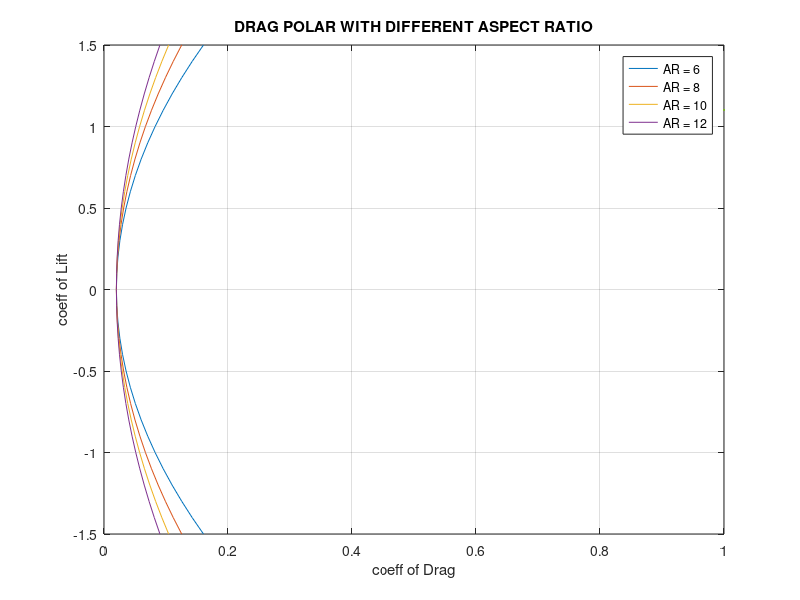

Reproduce this figure in MATLAB. (Note: this script raises an error after producing the figure.)
% Drag polar ploting for different AR for conceptual design
% SAHILKOKATE
clc
clear
close all

%%
AR = 6:2:12;
CD0 = 0.02;
e = 0.85;
k = 1./(pi*AR*e);
CL = -1.5:0.1:1.5;
for i = 1:length(AR)
    k(i) = 1./(pi*AR(i)*e);
    CD(i,:) = CD0 + k(i) * CL.^2;
    CL_opt(i,:) = sqrt(CD0./k(i));  % optimim lift coeff.
    CD_opt(i,:) = CD0 + k(i) *CL_opt(i).^2;
    LD(i,:) = 1/(2 * sqrt(CD0 *k(i)));
end


figure
plot(CD,CL,LineWidth=1.1)
title('DRAG POLAR WITH DIFFERENT ASPECT RATIO')
xlabel('coeff of Drag')
ylabel('coeff of Lift')
legend('AR = 6','AR = 8','AR = 10','AR = 12')
grid on
xline(0,'--')
yline(0,'--')
xline(CD0,'r--')
text(0.005,-0.15,'CD0')

%% Choice of AR curve

A = menu('Select the AR value','6','8','10','12');

    if A == 1
        k_new = 1./(pi*AR(1)*e);
        CD_new = CD0+k_new * CL.^2;

        figure
        plot(CD_new,CL,'k-',LineWidth=1.4)
        title('DRAG POLAR WITH ASPECT RATIO = 6')
        xlabel('coeff of Drag')
        ylabel('coeff of Lift')
        legend('AR = 6')
        grid on
        xline(0,'--')
        yline(0,'--')
        xline(CD0,'r--')
        text(0.005,-0.15,'CD0')
    end

    if A == 2
        k_new = 1./(pi*AR(2)*e);
        CD_new = CD0 + k_new * CL.^2;
        figure
        plot(CD_new,CL,'k-',LineWidth=1.4)
        title('DRAG POLAR WITH ASPECT RATIO = 8')
        xlabel('coeff of Drag')
        ylabel('coeff of Lift')
        legend('AR = 8')
        grid on
        xline(0,'--')
        yline(0,'--')
        xline(CD0,'r--')
        text(0.005,-0.15,'CD0')
    end

    if A == 3
        k_new = 1./(pi*AR(3)*e);
        CD_new = CD0 + k_new * CL.^2;
        figure
        plot(CD_new,CL,'k-',LineWidth=1.4)
        title('DRAG POLAR WITH ASPECT RATIO = 10')
        xlabel('coeff of Drag')
        ylabel('coeff of Lift')
        legend('AR = 10')
        grid on
        xline(0,'--')
        yline(0,'--')
        xline(CD0,'r--')
        text(0.005,-0.15,'CD0')
    end

    if A == 4
        k_new = 1./(pi*AR(4)*e);
        CD_new = CD0 + k_new * CL.^2;
        figure
        plot(CD_new,CL,'k-',LineWidth=1.4)
        title('DRAG POLAR WITH ASPECT RATIO = 12')
        xlabel('coeff of Drag')
        ylabel('coeff of Lift')
        legend('AR = 12')
        grid on
        xline(0,'--')
        yline(0,'--')
        xline(CD0,'r--')
        text(0.005,-0.15,'CD0')
    end

fprintf('CL Optimum for AR=6 is  : %f\n',CL_opt(1))
fprintf('CL Optimum for AR=8 is  : %f\n',CL_opt(2))
fprintf('CL Optimum for AR=10 is : %f\n',CL_opt(3))
fprintf('CL Optimum for AR=12 is : %f\n',CL_opt(4))
fprintf('------------------------------------\n')
fprintf('max(L/D) for AR = 6 is  : %f\n',LD(1))
fprintf('max(L/D) for AR = 8 is  : %f\n',LD(2))
fprintf('max(L/D) for AR = 10 is  : %f\n',LD(3))
fprintf('max(L/D) for AR = 12 is  : %f\n',LD(4))
